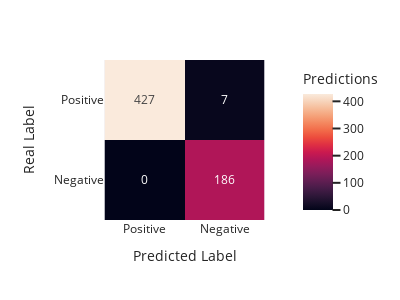

The notebook cell this image was saved under:
### Code cell
# model.load_state_dict(torch.load('models\LSTMHarmonic_weights_R3Currents.pth'))
print(conf_matrix_total)
metrics = conf_matrix_metrics(conf_matrix_total)
print_metrics(metrics)
plot_confusion_matrix(metrics)

### Figure 1 — Plotly figure (JSON) as saved in the notebook; plotly's stock layout.template omitted (floating-point values rounded to 4 significant figures)
{"data": [{"coloraxis": "coloraxis", "hovertemplate": "Predicted Label: %{x}<br>Real Label: %{y}<br>Predictions: %{z}<extra></extra>", "name": "0", "texttemplate": "%{z}", "type": "heatmap", "x": ["Positive", "Negative"], "xaxis": "x", "y": ["Positive", "Negative"], "yaxis": "y", "z": [[427, 7], [0, 186]]}], "layout": {"coloraxis": {"colorbar": {"title": {"text": "Predictions"}}, "colorscale": [[0, "rgb(2,4,25)"], [0.0625, "rgb(24,15,41)"], [0.125, "rgb(47,23,57)"], [0.1875, "rgb(71,28,72)"], [0.25, "rgb(97,30,82)"], [0.3125, "rgb(123,30,89)"], [0.375, "rgb(150,27,91)"], [0.4375, "rgb(177,22,88)"], [0.5, "rgb(203,26,79)"], [0.5625, "rgb(223,47,67)"], [0.625, "rgb(236,76,61)"], [0.6875, "rgb(242,107,73)"], [0.75, "rgb(244,135,95)"], [0.8125, "rgb(245,162,122)"], [0.875, "rgb(246,188,153)"], [0.9375, "rgb(247,212,187)"], [1, "rgb(250,234,220)"]]}, "height": 300, "margin": {"t": 60}, "width": 400, "xaxis": {"anchor": "y", "constrain": "domain", "domain": [0, 1], "scaleanchor": "y", "title": {"text": "Predicted Label"}}, "yaxis": {"anchor": "x", "autorange": "reversed", "constrain": "domain", "domain": [0, 1], "title": {"text": "Real Label"}}}}
